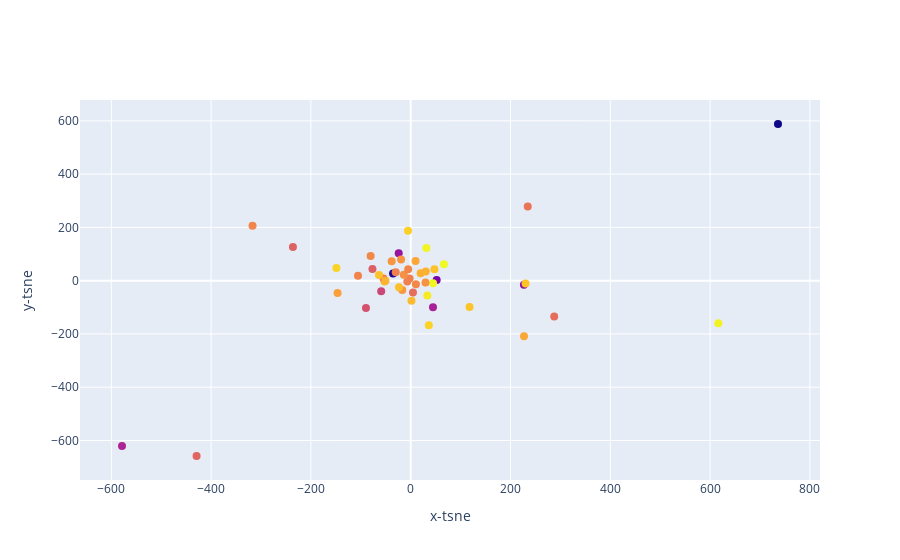

Notebook code for this chart:
### Code cell
plot_pca_scaler("loudness",df)

### Figure 1 — Plotly figure (JSON) as saved in the notebook; plotly's stock layout.template omitted (floating-point values rounded to 4 significant figures)
{"data": [{"marker": {"color": [-6.049, -10.96, -4.368, -10.73, -5.56, -5.041, -7.359, -5.679, -2.652, -6.362, -2.749, -7.05, -4.218, -5.634, -5.065, -4.724, -7.513, -14.51, -6.112, -8.575, -14.08, -8.114, -6.401, -5.29, -11.71, -3.818, -2.729, -4.167, -6.257, -10.11, -3.714, -6.365, -2.853, -4.773, -6.349, -3.046, -7.665, -9.928, -4.156, -3.702, -4.197, -4.669, -7.058, -6.806, -6.181, -5.804, -4.271, -4.47, -5.714, -6.136], "size": 8}, "mode": "markers", "text": ["Shawn Mendes - SeÃ±orita", "Billie Eilish - bad guy", "Post Malone - Sunflower - Spider-Man: Into the Spider-Verse", "Ariana Grande - 7 rings", "Lil Nas X - Old Town Road - Remix", "Ed Sheeran - I Don't Care (with Justin Bieber)", "Post Malone - Wow.", "Lewis Capaldi - Someone You Loved", "Daddy Yankee - Con Calma", "Lady Gaga - Shallow", "Marshmello - Happier", "Halsey - Without Me", "Pedro CapÃ³ - Calma - Remix", "Ariana Grande - thank u, next", "Jonas Brothers - Sucker", "Ava Max - Sweet but Psycho", "Sam Smith - Dancing With A Stranger (with Normani)", "Billie Eilish - bury a friend", "Lil Nas X - Old Town Road", "Khalid - Talk (feat. Disclosure)", "Billie Eilish - when the party's over", "Ed Sheeran - Beautiful People (feat. Khalid)", "Tones And I - Dance Monkey", "Ariana Grande - break up with your girlfriend, i'm bored", "J. Cole - MIDDLE CHILD", "Post Malone - Goodbyes (Feat. Young Thug)", "Panic! At The Disco - High Hopes", "DJ Snake - Taki Taki (feat. Selena Gomez, Ozuna & Cardi B)", "Lil Tecca - Ransom", "Billie Eilish - lovely (with Khalid)", "Travis Scott - SICKO MODE", "Meek Mill - Going Bad (feat. Drake)", "Mabel - Don't Call Me Up", "Bad Bunny - Callaita", "Bad Bunny - MIA (feat. Drake)", "Lizzo - Truth Hurts", "benny blanco - Eastside (with Halsey & Khalid)", "Queen - Bohemian Rhapsody - 2011 Mix", "Anuel AA - Secreto", "Anuel AA - China", "Shawn Mendes - If I Can't Have You", "Sech - Otro Trago", "Lauv - i'm so tired...", "MEDUZA - Piece Of Your Heart", "Avicii - SOS (feat. Aloe Blacc)", "Post Malone - Better Now", "Lunay - Soltera - Remix", "Paulo Londra - Adan y Eva", "Alec Benjamin - Let Me Down Slowly", "Post Malone - rockstar (feat. 21 Savage)"], "type": "scatter", "x": [10.46, 226.9, -52.43, -24.02, -16.92, 227.1, -429.1, -19.27, 66.52, -6.696, 31.37, 4.567, 47.56, -38.13, 9.728, 30.19, -236.0, 736.1, -80.31, -59.1, -35.34, -89.63, -30.0, -146.5, 52.06, -5.375, 44.81, 117.9, -105.5, 44.66, 36.35, -54.4, 616.6, 19.95, -2.227, 33.35, -76.63, -578.5, -63.52, -148.9, 230.2, -50.62, 287.6, 234.6, -317.0, -13.79, -23.44, 1.565, 29.65, -5.009], "y": [-13.31, -15.03, -3.21, 103.3, -34.8, -208.4, -658.3, 79.34, 61.82, -3.017, 122.9, -44.85, 42.74, 72.87, 73.44, 34.76, 126.6, 588.2, 92.22, -39.67, 26.8, -103.1, 31.24, -45.93, 2.451, 187.2, -9.375, -98.42, 18.66, -99.79, -167.7, 8.156, -159.8, 27.4, 7.811, -56.17, 43.77, -621.2, 21.07, 47.43, -11.1, -0.3696, -134.2, 278.4, 206.5, 22.18, -24.84, -75.23, -7.285, 42.43]}], "layout": {"xaxis": {"title": {"text": "x-tsne"}}, "yaxis": {"title": {"text": "y-tsne"}}}}
